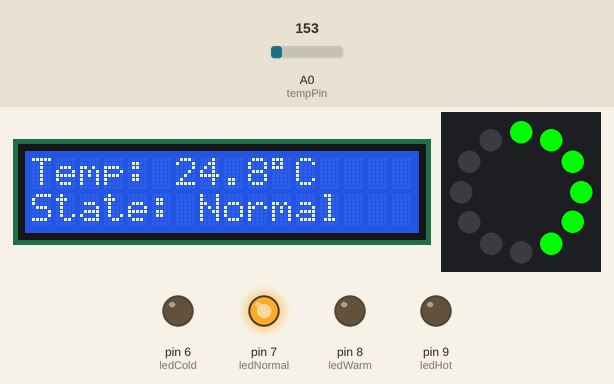
A sketch run on a simulated Arduino Uno, built with avr-gcc and run on an emulated ATmega328P. On the bench: 16×2 character LCD, 12 RGB LEDs in a ring, first at the top, clockwise, output pins drawn as LEDs (lit = HIGH). The test bench sets the inputs (shaded band); at power-on: A0 (tempPin) = 153. What the sketch prints to the serial monitor is not drawn.

Above: at 4.4 s.
4.5 s: A0 (tempPin) set to 156
At 6.1 s:
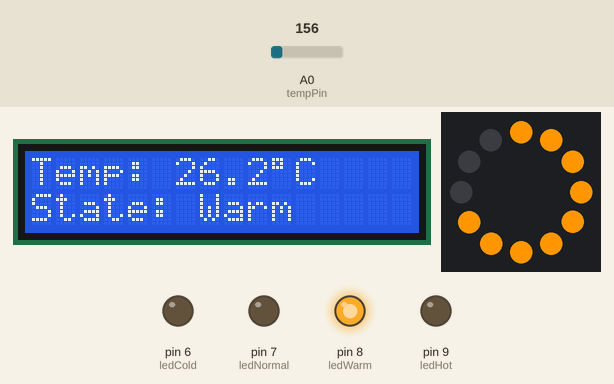
6.7 s: A0 (tempPin) set to 175
At 8.1 s:
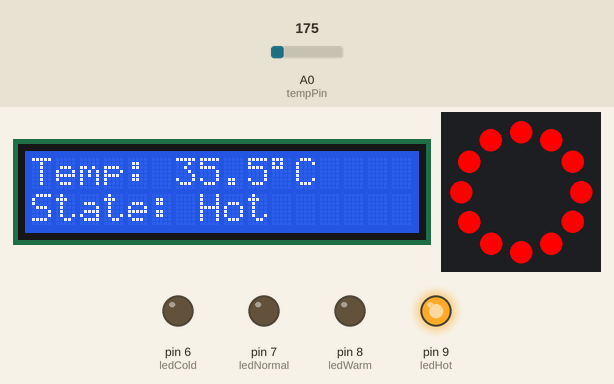
8.8 s: A0 (tempPin) set to 133
At 10.2 s:
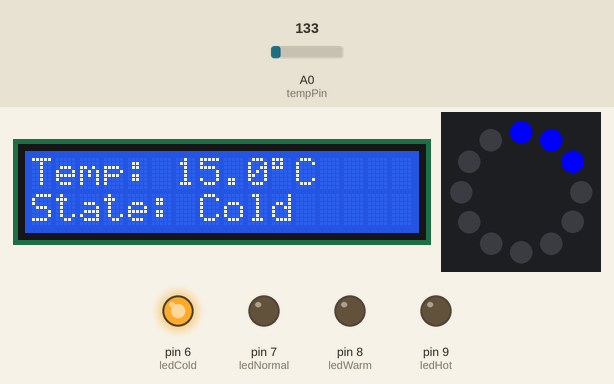
Timing chart, 0 to 11.8 s (numbered marks = the images above; inputs shaded):
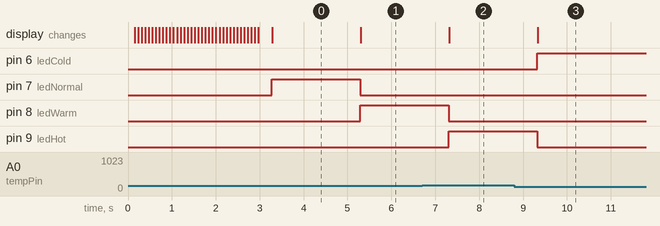

The sketch:

homersekletfigyelo.ino
```cpp
#include <LiquidCrystal.h>
#include <Adafruit_NeoPixel.h>

LiquidCrystal lcd(12, 11, 5, 4, 3, 2);

#define PIXEL_PIN 10
#define PIXEL_COUNT 12

Adafruit_NeoPixel ring(PIXEL_COUNT, PIXEL_PIN, NEO_GRB + NEO_KHZ800);

const int tempPin = A0;

const int ledCold = 6;
const int ledNormal = 7;
const int ledWarm = 8;
const int ledHot = 9;

void clearStatusLeds() {
  digitalWrite(ledCold, LOW);
  digitalWrite(ledNormal, LOW);
  digitalWrite(ledWarm, LOW);
  digitalWrite(ledHot, LOW);
}

void setRingColor(int count, int r, int g, int b) {
  ring.clear();

  for (int i = 0; i < count; i++) {
    ring.setPixelColor(i, ring.Color(r, g, b));
  }

  ring.show();
}

void printPadded(const char* text) {
  lcd.print(text);

  int length = strlen(text);
  for (int i = length; i < 16; i++) {
    lcd.print(" ");
  }
}

void startupAnimation() {
  ring.clear();

  for (int i = 0; i < PIXEL_COUNT; i++) {
    ring.clear();
    ring.setPixelColor(i, ring.Color(0, 0, 255));
    ring.show();
    delay(80);
  }

  for (int i = 0; i < PIXEL_COUNT; i++) {
    ring.clear();
    ring.setPixelColor(i, ring.Color(0, 255, 0));
    ring.show();
    delay(80);
  }

  for (int i = 0; i < PIXEL_COUNT; i++) {
    ring.clear();
    ring.setPixelColor(i, ring.Color(255, 0, 0));
    ring.show();
    delay(80);
  }

  for (int i = 0; i < PIXEL_COUNT; i++) {
    ring.setPixelColor(i, ring.Color(255, 255, 255));
  }

  ring.show();
  delay(300);

  ring.clear();
  ring.show();
}

void setup() {
  Serial.begin(9600);

  lcd.begin(16, 2);

  ring.begin();
  ring.show();

  pinMode(ledCold, OUTPUT);
  pinMode(ledNormal, OUTPUT);
  pinMode(ledWarm, OUTPUT);
  pinMode(ledHot, OUTPUT);

  lcd.setCursor(0, 0);
  printPadded("System Booting");
  lcd.setCursor(0, 1);
  printPadded("Please wait");

  startupAnimation();

  lcd.clear();
}

void loop() {
  int sensorValue = analogRead(tempPin);

  float voltage = sensorValue * (5.0 / 1023.0);
  float temperature = (voltage - 0.5) * 100.0;

  clearStatusLeds();

  const char* state;

  if (temperature < 16) {
    digitalWrite(ledCold, HIGH);
    state = "Cold";
    setRingColor(3, 0, 0, 255);
  }
  else if (temperature < 26) {
    digitalWrite(ledNormal, HIGH);
    state = "Normal";
    setRingColor(6, 0, 255, 0);
  }
  else if (temperature < 33) {
    digitalWrite(ledWarm, HIGH);
    state = "Warm";
    setRingColor(9, 255, 150, 0);
  }
  else {
    digitalWrite(ledHot, HIGH);
    state = "Hot";
    setRingColor(12, 255, 0, 0);
  }

  lcd.setCursor(0, 0);
  lcd.print("Temp: ");
  lcd.print(temperature, 1);
  lcd.print((char)223);
  lcd.print("C     ");

  lcd.setCursor(0, 1);
  lcd.print("State: ");
  lcd.print(state);
  lcd.print("       ");

  Serial.print("ADC: ");
  Serial.print(sensorValue);
  Serial.print(" | Voltage: ");
  Serial.print(voltage);
  Serial.print(" V | Temperature: ");
  Serial.print(temperature);
  Serial.print(" C | State: ");
  Serial.println(state);

  delay(1000);
}
```

Measured:
- the behaviour switches between 155 and 156 on A0 (tempPin) (found by bisection; images 0 and 1)
- after the input at 4.5 s, pin 7 (ledNormal): HIGH → LOW after 0.79 s; pin 8 (ledWarm): LOW → HIGH after 0.79 s; the display: changes after 0.80 s (image 1)
- after the input at 6.7 s, pin 8 (ledWarm): HIGH → LOW after 0.61 s; pin 9 (ledHot): LOW → HIGH after 0.61 s; the display: changes after 0.61 s (image 2)
- after the input at 8.8 s, pin 6 (ledCold): LOW → HIGH after 0.52 s; pin 9 (ledHot): HIGH → LOW after 0.52 s; the display: changes after 0.53 s (image 3)
